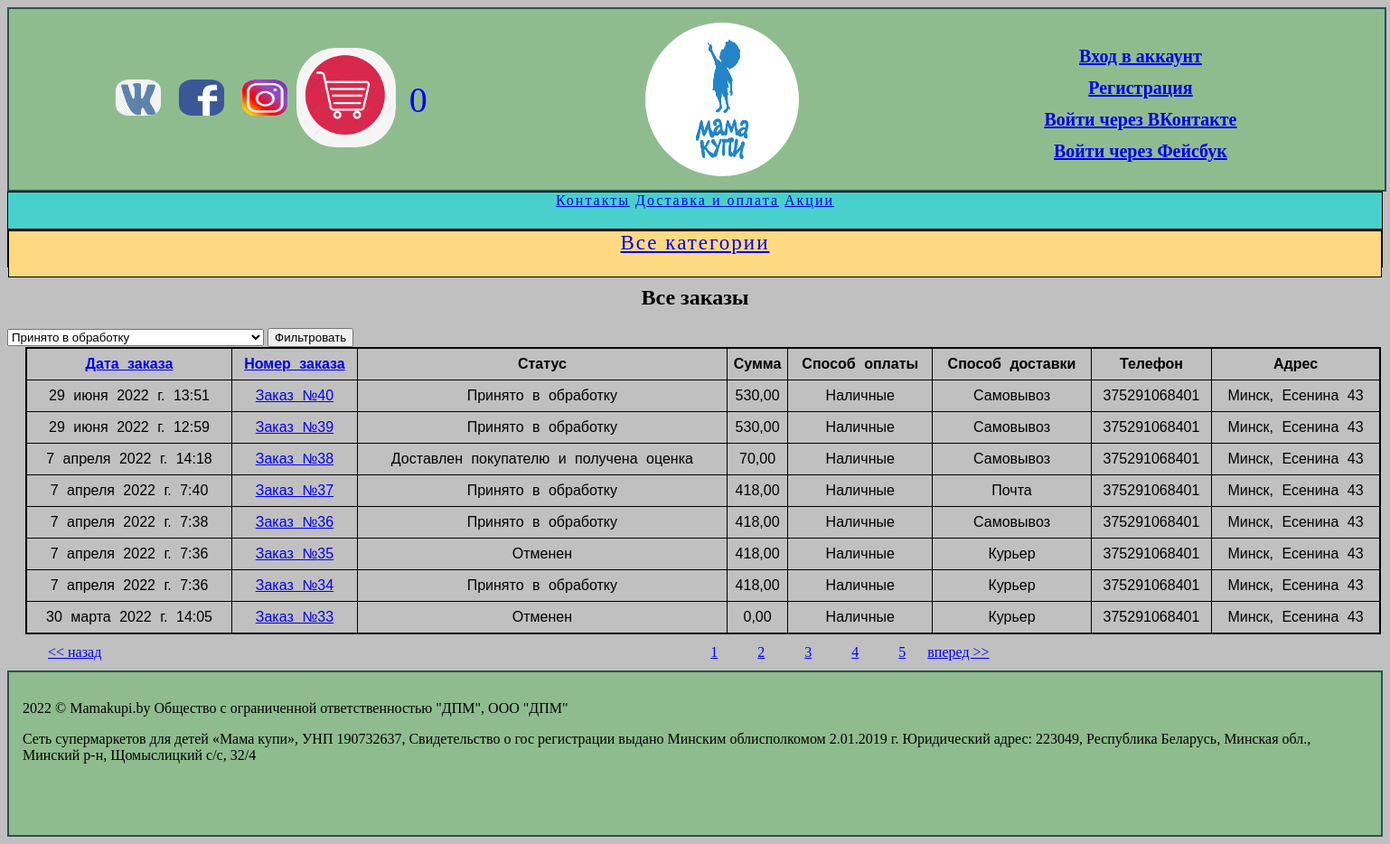
The page /all_orders/id/1/ on the database its author committed.
### main/models.py (models this page shows)
class Order(models.Model):
    CHOICES_PAYMENT = (
        ('Наличные','Наличные при получении'),
        ('Оплата картой', 'Оплата картой'),
    )
    CHOICES_DELIVERY = (
        ('Самовывоз', 'Самовывоз'),
        ('Курьер', 'Курьер'),
        ('Почта', 'Почта'),
    )
    CHOICES_STATUS = (
        ('Принято в обработку', 'Принято в обработку'),
        ('Упакован и отправлен', 'Упакован и отправлен'),
        ('Доставлен покупателю', 'Доставлен покупателю'),
        ('Ожидание поступления товара', 'Ожидание поступления товара'),
        ('Отменен', 'Отменен'),
    )
    data_order = models.DateTimeField(auto_now_add=True)
    products = models.ManyToManyField('Product', verbose_name='Товар')
    buyer = models.ForeignKey(User, on_delete=models.SET_NULL, null=True, verbose_name='Покупатель')
    status = models.CharField(max_length=50, default='Принято в обработку', choices=CHOICES_STATUS, verbose_name='Статус заказа')
    total = models.DecimalField(max_digits=5, decimal_places=2, verbose_name='Итого')
    payment = models.CharField(max_length=50, choices=CHOICES_PAYMENT, verbose_name='Способ оплаты')
    delivery = models.CharField(max_length=50, choices=CHOICES_DELIVERY, verbose_name='Способ доставки')
    comment = models.TextField(blank=True, verbose_name='Комментарий')
    adress = models.TextField(null=True, verbose_name='Адрес')
    phone = models.CharField(null=True, max_length=13, verbose_name='Телефон')
    def get_absolute_url(self):
        return reverse ('main:order_details', args=[self.id])

### main/views.py (the view, shortened to what this page needs)
# urls.py: path('all_orders/<order>/<int:page>/', all_orders, name='all_orders'),
def all_orders(request, order, page=1):
    all_orders = Order.objects.all().order_by(order).reverse()
    if order == 'data_order':
        all_orders = Order.objects.all().order_by(order)
    n = all_orders.count()
    output = 8 # количество выводимых записей на одной странице
    res = n//output + 1
    if n % output != 0:
        res = res + 1
        order_for_page = range(1, res)
    else:
        order_for_page = range(1, res)
    i=1
    while i < res:
        if page==1:
            all_orders = all_orders[:output]
        elif page == 1 + i:
            x = 1 + i
            all_orders = all_orders[output*i : output*x]
        i += 1
    if page != 1:
        a = page - 1
    else:
        a = page
    if page == res:
        b = page
    else:
        b = res - 1
    c = page
    context = {'all_orders':all_orders, 'order_for_page':order_for_page, 'a':a, 'b':b, 'c':c}
    return render(request, 'all_orders.html', context)

### cart/cart.py (called while the page is built)
    def __len__(self):
        return sum(item['quantity'] for item in self.cart.values())

### cart/context_processors.py (called while the page is built)
def cart(request):
    return {'cart': Cart(request)}

### main/templates/all_orders.html (shortened to what this page needs)
{% extends "main.html" %}
{% block content %}
<body>
<h2 style="text-align: center">Все заказы</h2>
<form action="" method="post">
    <select name="status" id="">
        <option value="1">Принято в обработку</option>
    </select>
    <button>Фильтровать</button>
</form>
    <div style="padding-left: 20px">
        <table class="table">
            <tr>
                <th class="th"><a href="/all_orders/data_order/{{c}}/">Дата заказа</a></th>
                <th class="th"><a href="/all_orders/id/{{c}}/">Номер заказа</a></th>
                <th class="th">Статус</th>
                <th class="th">Сумма</th>
                <th class="th">Способ оплаты</th>
                <th class="th">Способ доставки</th>
                <th class="th">Телефон</th>
                <th class="th">Адрес</th>
            </tr>
            {% for order in all_orders %}
            <tr>
                <td class="td">{{order.data_order}}</td>
                <td class="td"><a href="{{order.get_absolute_url}}">Заказ №{{order.id}}</a></td>
                <td class="td">{{order.status}}</td>
                <td class="td">{{order.total}}</td>
                <td class="td">{{order.payment}}</td>
                <td class="td">{{order.delivery}}</td>
                <td class="td">{{order.phone}}</td>
                <td class="td">{{order.adress}}</td>
            </tr>
            {% endfor %}
        </table>
        <span style="padding-right: 650px; padding-left: 25px; line-height: 40px"><a href="/all_orders/id/{{a}}/"><< назад</a></span>
    {% for i in order_for_page %}
    <span style="margin: 20px; line-height: 40px"> <a href="/all_orders/id/{{i}}/">{{i}}</a></span>
    {% endfor %}
        <span><a href="/all_orders/id/{{b}}/"> вперед >></a></span>
    </div>
</body>
{% endblock %}>

### main/static/css/style.css (style rules this page uses)
body { background: silver; }
table { border-collapse: collapse; }
.table { border: 2px solid black; width: 1500px; font-family: "Lucida Sans Unicode", "Lucida Grande", sans-serif; line-height: 2; text-align: center; word-spacing: 5px; border-collapse: collapse; }
.th { border: 1px solid black; }
.td { border: 1px solid black; }

### rows shown on the page
Order: data_order "29 июня 2022 г. 13:51", id "40", status "Принято в обработку", total "530,00", payment "Наличные", delivery "Самовывоз", phone "375291068401", adress "Минск, Есенина 43"
Order: data_order "29 июня 2022 г. 12:59", id "39", status "Принято в обработку", total "530,00", payment "Наличные", delivery "Самовывоз", phone "375291068401", adress "Минск, Есенина 43"
Order: data_order "7 апреля 2022 г. 14:18", id "38", status "Доставлен покупателю и получена оценка", total "70,00", payment "Наличные", delivery "Самовывоз", phone "375291068401", adress "Минск, Есенина 43"
Order: data_order "7 апреля 2022 г. 7:40", id "37", status "Принято в обработку", total "418,00", payment "Наличные", delivery "Почта", phone "375291068401", adress "Минск, Есенина 43"
Order: data_order "7 апреля 2022 г. 7:38", id "36", status "Принято в обработку", total "418,00", payment "Наличные", delivery "Самовывоз", phone "375291068401", adress "Минск, Есенина 43"
Order: data_order "7 апреля 2022 г. 7:36", id "35", status "Отменен", total "418,00", payment "Наличные", delivery "Курьер", phone "375291068401", adress "Минск, Есенина 43"
Order: data_order "7 апреля 2022 г. 7:36", id "34", status "Принято в обработку", total "418,00", payment "Наличные", delivery "Курьер", phone "375291068401", adress "Минск, Есенина 43"
Order: data_order "30 марта 2022 г. 14:05", id "33", status "Отменен", total "0,00", payment "Наличные", delivery "Курьер", phone "375291068401", adress "Минск, Есенина 43"

### other values the page prints
{{ i }} "1" "2" "3" "4" "5"
